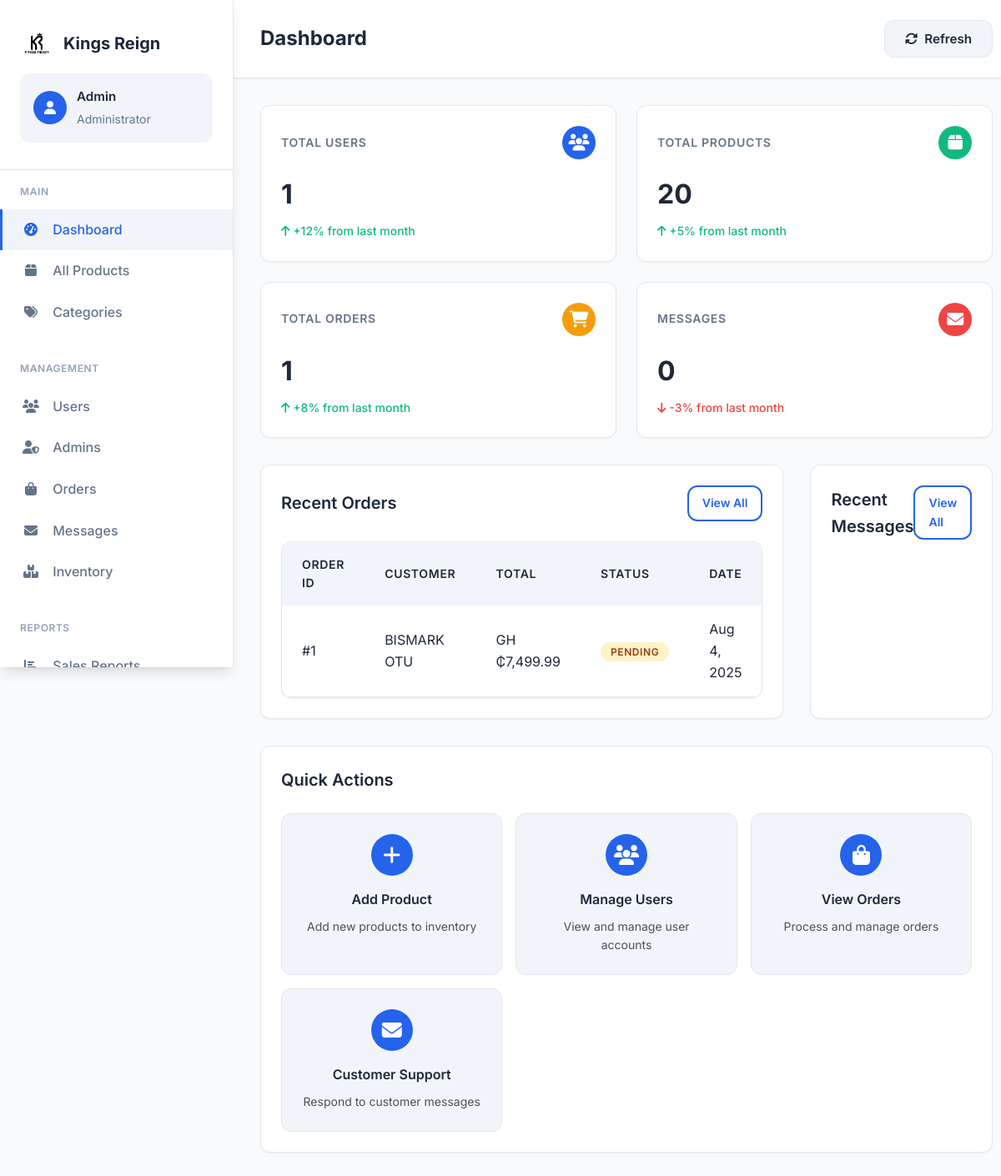
The page /admin/dashboard_modern.php (signed in) on the database its author committed.
### tables this page shows
CREATE TABLE `orders` (
  `id` int(11) NOT NULL,
  `user_id` int(11) NOT NULL,
  `total` decimal(10,2) NOT NULL,
  `status` varchar(50) DEFAULT 'pending',
  `shipping_address` text DEFAULT NULL,
  `phone_number` varchar(20) DEFAULT NULL,
  `payment_method` varchar(50) DEFAULT NULL,
  `created_at` timestamp NOT NULL DEFAULT current_timestamp()
);

CREATE TABLE `users` (
  `id` int(11) NOT NULL,
  `fname` varchar(50) NOT NULL,
  `lname` varchar(50) NOT NULL,
  `email` varchar(100) NOT NULL,
  `phone` varchar(20) DEFAULT NULL,
  `passwd` varchar(255) NOT NULL,
  `address` text DEFAULT NULL,
  `created_at` timestamp NOT NULL DEFAULT current_timestamp()
);

### admin/dashboard_modern.php (the view, shortened to what this page needs)
<?php
include('../db.php');
$totalUsers = mysqli_fetch_assoc(mysqli_query($conn, "SELECT COUNT(*) as count FROM users"))['count'];
$totalProducts = mysqli_fetch_assoc(mysqli_query($conn, "SELECT COUNT(*) as count FROM products"))['count'];
$totalOrders = mysqli_fetch_assoc(mysqli_query($conn, "SELECT COUNT(*) as count FROM orders"))['count'];
$totalMessages = mysqli_fetch_assoc(mysqli_query($conn, "SELECT COUNT(*) as count FROM contact_messages"))['count'];
$recentOrders = mysqli_query($conn, "SELECT o.*, u.fname, u.lname, u.email FROM orders o JOIN users u ON o.user_id = u.id ORDER BY o.created_at DESC LIMIT 5");
$header_actions = '<button class="btn btn-secondary" onclick="refreshStats()"><i class="fas fa-sync-alt"></i> Refresh</button>';
?>
<!DOCTYPE html>
<html lang="en">
<head>
    <link rel="stylesheet" href="../styles/modern_admin.css">
</head>
<body>
    <div class="admin-layout">
        <?php include 'includes/sidebar.php'; ?>
        <main class="admin-main">
            <?php include 'includes/header.php'; ?>
            <div class="admin-content">
                <div class="dashboard-grid">
                    <div class="dashboard-card">
                        <div class="card-header">
                            <span class="card-title">Total Users</span>
                            <div class="card-icon primary">
                                <i class="fas fa-users"></i>
                            </div>
                        </div>
                        <div class="card-value"><?php echo number_format($totalUsers); ?></div>
                        <div class="card-change positive">
                            <i class="fas fa-arrow-up"></i> +12% from last month
                        </div>
                    </div>
                    <div class="dashboard-card">
                        <div class="card-header">
                            <span class="card-title">Total Products</span>
                            <div class="card-icon success">
                                <i class="fas fa-box"></i>
                            </div>
                        </div>
                        <div class="card-value"><?php echo number_format($totalProducts); ?></div>
                        <div class="card-change positive">
                            <i class="fas fa-arrow-up"></i> +5% from last month
                        </div>
                    </div>
                    <div class="dashboard-card">
                        <div class="card-header">
                            <span class="card-title">Total Orders</span>
                            <div class="card-icon warning">
                                <i class="fas fa-shopping-cart"></i>
                            </div>
                        </div>
                        <div class="card-value"><?php echo number_format($totalOrders); ?></div>
                        <div class="card-change positive">
                            <i class="fas fa-arrow-up"></i> +8% from last month
                        </div>
                    </div>
                    <div class="dashboard-card">
                        <div class="card-header">
                            <span class="card-title">Messages</span>
                            <div class="card-icon danger">
                                <i class="fas fa-envelope"></i>
                            </div>
                        </div>
                        <div class="card-value"><?php echo number_format($totalMessages); ?></div>
                        <div class="card-change negative">
                            <i class="fas fa-arrow-down"></i> -3% from last month
                        </div>
                    </div>
                </div>
                <div class="dashboard-sections">
                    <div class="dashboard-section">
                        <div class="section-header">
                            <h2>Recent Orders</h2>
                            <a href="orders.php" class="btn btn-outline btn-sm">View All</a>
                        </div>
                        <div class="admin-table">
                            <div class="table-content">
                                <table>
                                    <thead>
                                        <tr>
                                            <th>Order ID</th>
                                            <th>Customer</th>
                                            <th>Total</th>
                                            <th>Status</th>
                                            <th>Date</th>
                                        </tr>
                                    </thead>
                                    <tbody>
                                        <?php while($order = mysqli_fetch_assoc($recentOrders)) { ?>
                                            <tr>
                                                <td>#<?php echo $order['id']; ?></td>
                                                <td><?php echo htmlspecialchars($order['fname'] . ' ' . $order['lname']); ?></td>
                                                <td>GH ₵<?php echo number_format($order['total'], 2); ?></td>
                                                <td>
                                                    <span class="status-badge <?php echo $order['status']; ?>">
                                                        <?php echo ucfirst($order['status']); ?>
                                                    </span>
                                                </td>
                                                <td><?php echo date('M j, Y', strtotime($order['created_at'])); ?></td>
                                            </tr>
                                        <?php } ?>
                                    </tbody>
                                </table>
                            </div>
                        </div>
                    </div>
                    <div class="dashboard-section">
                        <div class="section-header">
                            <h2>Recent Messages</h2>
                            <a href="messages.php" class="btn btn-outline btn-sm">View All</a>
                        </div>
                    </div>
                </div>
                <div class="quick-actions">
                    <h2>Quick Actions</h2>
                    <div class="actions-grid">
                        <a href="add_product.php" class="action-card">
                            <div class="action-icon">
                                <i class="fas fa-plus"></i>
                            </div>
                            <h3>Add Product</h3>
                            <p>Add new products to inventory</p>
                        </a>
                        <a href="users.php" class="action-card">
                            <div class="action-icon">
                                <i class="fas fa-users"></i>
                            </div>
                            <h3>Manage Users</h3>
                            <p>View and manage user accounts</p>
                        </a>
                        <a href="orders.php" class="action-card">
                            <div class="action-icon">
                                <i class="fas fa-shopping-bag"></i>
                            </div>
                            <h3>View Orders</h3>
                            <p>Process and manage orders</p>
                        </a>
                        <a href="messages.php" class="action-card">
                            <div class="action-icon">
                                <i class="fas fa-envelope"></i>
                            </div>
                            <h3>Customer Support</h3>
                            <p>Respond to customer messages</p>
                        </a>
                    </div>
                </div>
            </div>
        </main>
    </div>
</body>
</html>

### rows shown on the page
orders: id "1", user.lname "BISMARK OTU", total "7,499.99", status "PENDING", created_at "Aug 4, 2025"

### other values the page prints
$_SESSION['admin_name'] "Admin"
$page_title "Dashboard"
$totalUsers "1"
$totalProducts "20"
$totalOrders "1"
$totalMessages "0"
